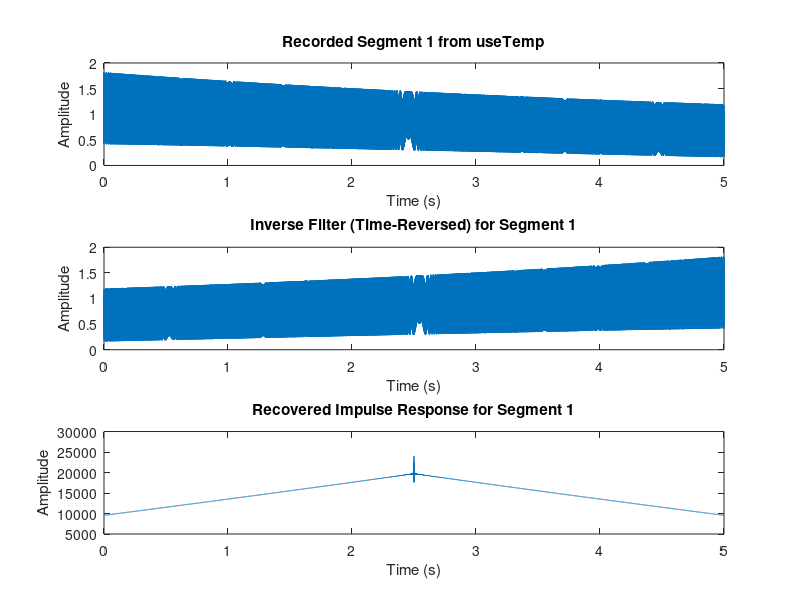
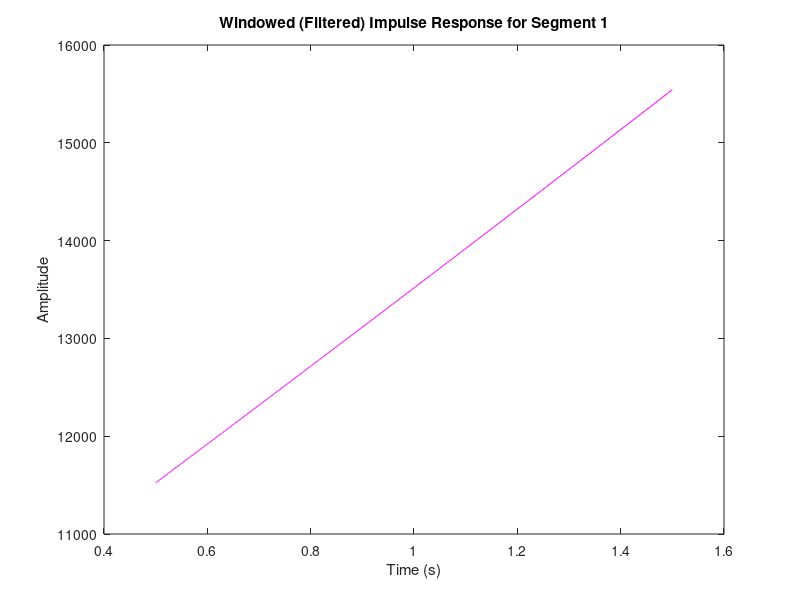
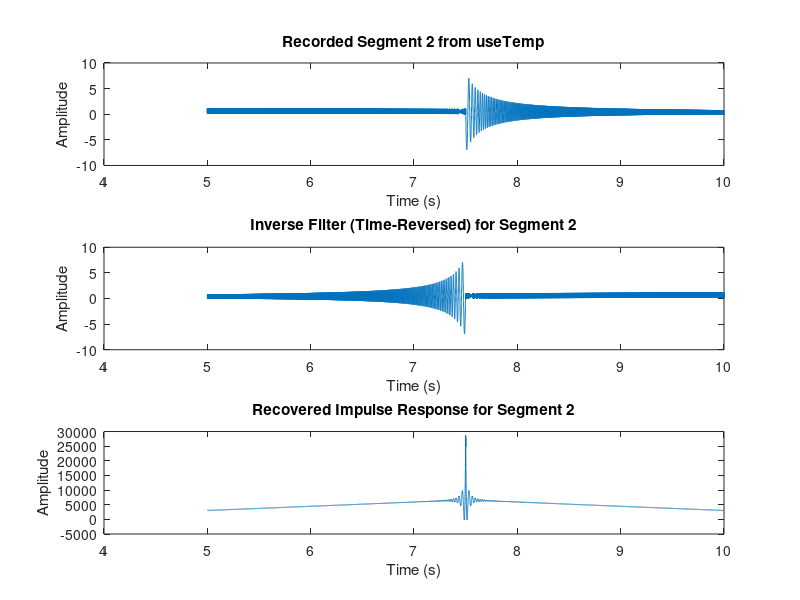
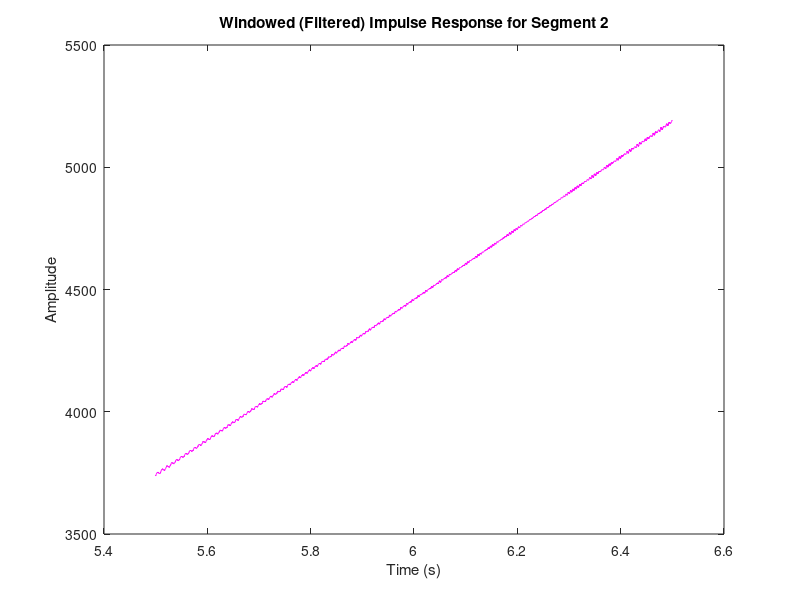

Write the MATLAB code that produced these figures, in order.
%% Parameters (using fs = 5000 Hz)
fs   = 5000;        % Sampling frequency in Hz
T    = 15;          % Duration of the sweep in seconds
f1   = 22;          % Start frequency (Hz)
f2   = 2500;        % End frequency (Hz), limited by Nyquist (fs/2)

% Create a time vector for the full sweep duration
t = linspace(0, T, fs * T);

%% Generate the Test Sweep Signal (x)
% Here we use a linear chirp as the test signal.
x = chirp(t, f1, T, f2, 'linear');

%% Simulate a System Under Test
% For demonstration purposes, simulate an impulse response (e.g., exponential decay)
h = exp(-0.1 * t);  % Example impulse response

% The measured (recorded) output signal is obtained by convolving the test signal x with h.
useTemp = conv(x, h, 'same');  
% In practice, useTemp is your measured output, not a simulated one.

%% Define Multiple Ranges (in seconds)
% Each row defines a [start_time, end_time] (in seconds) that contains one measurement sweep.
ranges = [0, 5; 5, 10; 10, 15];  

%% Process Each Range: Deconvolve Using the Inverse Filter
% For each range, we assume that the relevant test signal segment (from useTemp)
% should be deconvolved by its time-reversed version to retrieve the impulse response.
for i = 1:size(ranges, 1)
    % Define start and end times (in seconds) for the current range
    start_sec = ranges(i, 1);
    end_sec   = ranges(i, 2);
    
    % Convert these times to sample indices
    start_idx = max(1, round(start_sec * fs));
    end_idx   = min(length(useTemp), round(end_sec * fs));
    
    % Extract the segment from useTemp corresponding to the current sweep
    segment = useTemp(start_idx:end_idx);
    t_segment = t(start_idx:end_idx);
    
    % Create the inverse filter as the time-reversal of the segment.
    % (In the ideal case, the original test signal is known, and f(t) = time-reversed test signal.)
    inverse_filter = flip(segment);
    
    % Deconvolve: convolve the segment with its inverse filter to recover h(t)
    impulse_response = conv(segment, inverse_filter, 'same');
    
    %% Plot the Results for the Current Range
    figure;
    
    % Plot the extracted segment from useTemp
    subplot(3,1,1);
    plot(t_segment, segment);
    title(['Recorded Segment ' num2str(i) ' from useTemp']);
    xlabel('Time (s)');
    ylabel('Amplitude');
    
    % Plot the inverse filter (time-reversed segment)
    subplot(3,1,2);
    plot(t_segment, inverse_filter);
    title(['Inverse Filter (Time-Reversed) for Segment ' num2str(i)]);
    xlabel('Time (s)');
    ylabel('Amplitude');
    
    % Plot the recovered impulse response
    subplot(3,1,3);
    plot(t_segment, impulse_response);
    title(['Recovered Impulse Response for Segment ' num2str(i)]);
    xlabel('Time (s)');
    ylabel('Amplitude');
    
    %% (Optional) Post-Processing: Apply a Time Window
    % For example, if you want to isolate only the linear response portion,
    % you can define a time window (adjust these values as needed).
    window_start = round(0.5 * fs); % Example: start window at 0.5 s into the segment
    window_end   = round(1.5 * fs); % Example: end window at 1.5 s into the segment
    if window_end <= length(impulse_response)
        h_filtered = impulse_response(window_start:window_end);
        t_filtered = t_segment(window_start:window_end);
        
        figure;
        plot(t_filtered, h_filtered, 'm');
        title(['Windowed (Filtered) Impulse Response for Segment ' num2str(i)]);
        xlabel('Time (s)');
        ylabel('Amplitude');
    end
end
